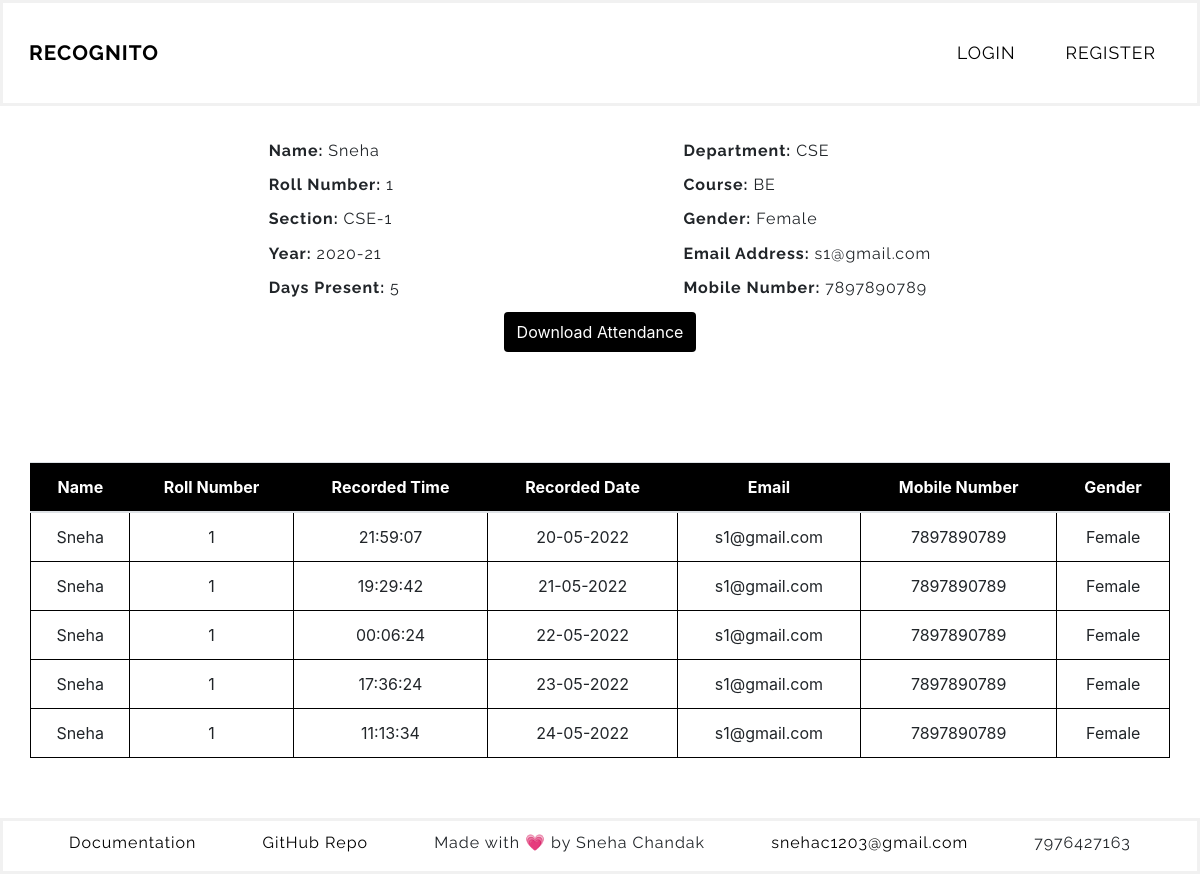
Before: /display_by_roll?roll_no=1 with the older database file.
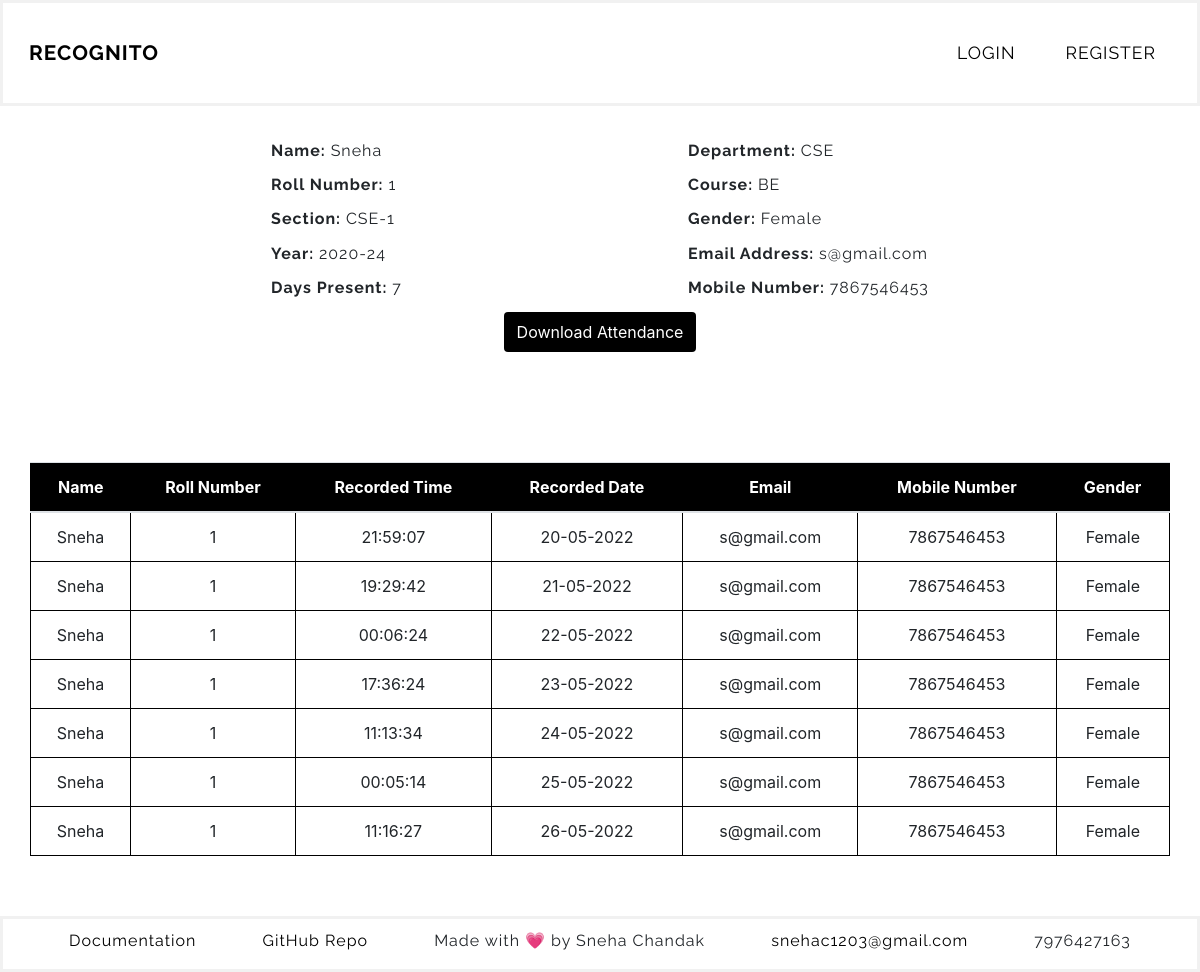
After: the same page with the newer database file.
### faceapp/models.py (models this page shows, shortened)
class Student(db.Model):
    id = db.Column(db.Integer(), primary_key=True)
    days_present = db.Column(db.Integer(), nullable=True, default=0)
    dept = db.Column(db.String(length=10), nullable=False)
    course = db.Column(db.String(length=10), nullable=False)
    year = db.Column(db.String(length=20), nullable=False)
    name = db.Column(db.String(length=30), nullable=False)
    section = db.Column(db.String(length=10), nullable=False)
    roll_no = db.Column(db.Integer(), unique=True, nullable=False)
    gender = db.Column(db.String(length=20), nullable=False)
    mobile_no = db.Column(db.String(length=10), nullable=False)
    email = db.Column(db.String(length=20), unique=True, nullable=False)
    teacher = db.Column(db.String(length=20), nullable=False)
    photo_sample = db.Column(db.String(), nullable=True, default='NONE')
    attendance = db.relationship('Attendance', backref='attendance', lazy=True)

class Attendance(db.Model):
    id = db.Column(db.Integer(), primary_key=True)
    name = db.Column(db.String(), nullable=False)
    roll_no = db.Column(db.Integer(), nullable=False)
    time = db.Column(db.String(), nullable=False)
    date = db.Column(db.String(), nullable=False)
    student = db.Column(db.Integer(), db.ForeignKey('student.id'))

### faceapp/routes.py (the view, shortened to what this page needs)
@app.route('/display_by_roll', methods=['GET', 'POST'])
def display_by_roll():
    form = StudentAttendanceCSVForm()
    roll_to_display = request.args.get('roll_no')
    result = Student.query.filter_by(roll_no=roll_to_display).first()
    name=result.name
    dept=result.dept
    section=result.section
    year=result.year
    course=result.course
    gender=result.gender
    email=result.email
    mobile_no=result.mobile_no
    days_present=result.days_present
    student = db.session.query(Student.name, Student.roll_no, Attendance.time, Attendance.date, Student.email, Student.mobile_no, Student.gender, Student.dept, Student.course, Student.section, Student.year, Student.teacher).join(Attendance, Student.roll_no == Attendance.roll_no).filter(Attendance.roll_no==roll_to_display, Student.roll_no==roll_to_display).all()
    return render_template('display_by_roll.html', student=student, form=form, name=name, roll_no=roll_to_display, dept=dept, section=section, year=year, course=course, gender=gender, email=email, mobile_no=mobile_no, days_present=days_present)

### faceapp/forms.py
class StudentAttendanceCSVForm(FlaskForm):
    submit = SubmitField(label='Download Attendance')

### faceapp/templates/display_by_roll.html (shortened to what this page needs)
{% extends 'base.html' %}
{% block content %}
<section class="student-details">
    <div>
        <h4><b>Name: </b>{{ name }}</h4>
        <h4><b>Roll Number: </b>{{ roll_no }}</h4>
        <h4><b>Section: </b>{{ section }}</h4>
        <h4><b>Year: </b>{{ year }}</h4>
        <h4><b>Days Present: </b>{{ days_present }}</h4>
    </div>
    <div>
        <h4><b>Department: </b>{{ dept }}</h4>
        <h4><b>Course: </b>{{ course }}</h4>
        <h4><b>Gender: </b>{{ gender }}</h4>
        <h4><b>Email Address: </b>{{ email }}</h4>
        <h4><b>Mobile Number: </b>{{ mobile_no }}</h4>
    </div>
</section>
<form method='POST' class="'form-signin text-center" novalidate>
    {{ form.submit(class="btn") }}
</form>
    <div class="text-center">
        <table class="table" >
            <thead>
                <tr>
                    <th scope="col">Name</th>
                    <th scope="col">Roll Number</th>
                    <th scope="col">Recorded Time</th>
                    <th scope="col">Recorded Date</th>
                    <th scope="col">Email</th>
                    <th scope="col">Mobile Number</th>
                    <th scope="col">Gender</th>
                </tr>
            </thead>
            <tbody>
                    {% for record in student %}
                    <tr class="table-row-hover">
                        <td>{{ record.name }}</td>
                        <td>{{ record.roll_no }}</td>
                        <td>{{ record.time }}</td>
                        <td>{{ record.date }}</td>
                        <td>{{ record.email }}</td>
                        <td>{{ record.mobile_no }}</td>
                        <td>{{ record.gender }}</td>
                    </tr>
                    {% endfor %}
            </tbody>
        </table>
    </div>
{% endblock%}

### faceapp/templates/base.html (shortened to what this page needs)
<!doctype html>
<html lang="en">
  <head>
    <link rel="stylesheet" href="https://cdn.jsdelivr.net/npm/bootstrap@4.5.3/dist/css/bootstrap.min.css">
    <link rel="stylesheet" href="{{ url_for ('static', filename='css/styles.css') }}">
  </head>
  <body>
    <div class="nav-wrapper">
    <nav class="navbar">
      <a href="{{ url_for ('home') }}" class="recognito-title">RECOGNITO</a>
        {% if current_user.is_authenticated %}
          <ul class="nav">
            <li class="nav-item">
                <a href="{{ url_for ('profile') }}">Profile</a>
            </li>
            <li class="nav-item">
              <a  href="{{ url_for ('register_student') }}">Register Student</a>
            </li>
            <li class="nav-item">
              <a  href="{{ url_for ('take_attendance') }}">Take Attendance</a>
            </li>
            <li class="nav-item">
                <a href="{{ url_for ('student_details') }}">Student Details</a>
            </li>
            <li class="nav-item">
                <a href="{{ url_for ('attendance_details') }}">Attendance Details</a>
            </li>
            <li class="nav-item">
                <a href="{{ url_for('logout') }}" >Logout</a>
            </li>
          </ul>
      {% else %}
        <ul class="nav">
          <li class="nav-item">
              <a href="{{ url_for('login') }}" >Login</a>
          </li>
          <li class="nav-item">
              <a href="{{ url_for ('register') }}" >Register</a>
          </li>
        </ul>
      {% endif %}
    </nav>
  </div>
    {% block content %}
    {% endblock %}
    <footer class="footer text-center">
      <div>
        <a href="#" target="__blank">Documentation</a>
        <a href="https://github.com/Sneha1203/RECOGNITO" target="__blank">GitHub Repo</a>
        <p>Made with &#128151; by Sneha Chandak</p>
        <a href="mailto: snehac1203@gmail.com">snehac1203@gmail.com</a>
        <p>7976427163</p>
      </div>
    </footer>
  </body>
</html>

### faceapp/static/css/styles.css (style rules this page uses)
body { min-height: 100vh; display: flex; flex-direction: column; }
.nav-wrapper { position: sticky; top: 0; background-color: #fff; border: 3px solid #f1f1f1 }
.navbar { display: flex; justify-content: space-between; align-items: center; height: 100px; }
.navbar ul { list-style: none; display: flex; justify-content: space-around; justify-self: end; margin: 0; padding: 0; }
.navbar a { color: #000; font-size: 1.3rem; font-weight: 700; text-decoration: none; transition: color 0.3s ease-out; padding: 10px 15px; text-transform: uppercase; display: block; margin: 10px; padding: 0; font-family: 'Raleway', sans-serif; font-weight: 700; letter-spacing: 1px; }
.nav-item a { color: #000; font-size: 1.1rem; text-decoration: none; transition: color 0.3s ease-out; padding: 10px 15px; text-transform: uppercase; text-align: center; display: block; font-weight: 400; font-family: 'Raleway', sans-serif; }
.btn { background-color: #000; color: white; height: 40px; margin-bottom: 50px; }
.table { border: 1px solid black; border-collapse: collapse; width: 95%; margin: 60px auto; }
.table tr { border: 1px solid black; border-top: 1px solid black }
.table td { border: 1px solid black; }
thead { background-color: black; color: white; }
footer { border: 3px solid #f1f1f1; margin-top: auto; padding-top: 10px; }
.footer div { display: flex; flex-direction: row; justify-content: space-evenly; font-family: 'Raleway', sans-serif; font-weight: 400; letter-spacing: 1px; }
.footer a { color: black; }
.student-details { padding-top: 20px; display: flex; flex-direction: row; justify-content: space-evenly; }
.student-details h4 { margin: 15px; font-family: 'Raleway', sans-serif; font-weight: 400; letter-spacing: 1px; font-size: medium; }

Changed rows visible on the page:
changed Student "Sneha": year "2020-21" → "2020-24"; email "s1@gmail.com" → "s@gmail.com"; mobile_no "7897890789" → "7867546453"
changed through a linked row, Attendance (number 1 of 7 on the later page): email "s1@gmail.com" → "s@gmail.com"; mobile_no "7897890789" → "7867546453"
changed through a linked row, Attendance (number 2 of 7 on the later page): email "s1@gmail.com" → "s@gmail.com"; mobile_no "7897890789" → "7867546453"
changed through a linked row, Attendance (number 3 of 7 on the later page): email "s1@gmail.com" → "s@gmail.com"; mobile_no "7897890789" → "7867546453"
changed through a linked row, Attendance (number 4 of 7 on the later page): email "s1@gmail.com" → "s@gmail.com"; mobile_no "7897890789" → "7867546453"
changed through a linked row, Attendance (number 5 of 7 on the later page): email "s1@gmail.com" → "s@gmail.com"; mobile_no "7897890789" → "7867546453"
added Attendance: name "Sneha", roll_no "1", time "00:05:14", date "25-05-2022", email "s@gmail.com", mobile_no "7867546453", gender "Female"
added Attendance: name "Sneha", roll_no "1", time "11:16:27", date "26-05-2022", email "s@gmail.com", mobile_no "7867546453", gender "Female"
Other visible differences:
{{ days_present }}: "5" → "7"
